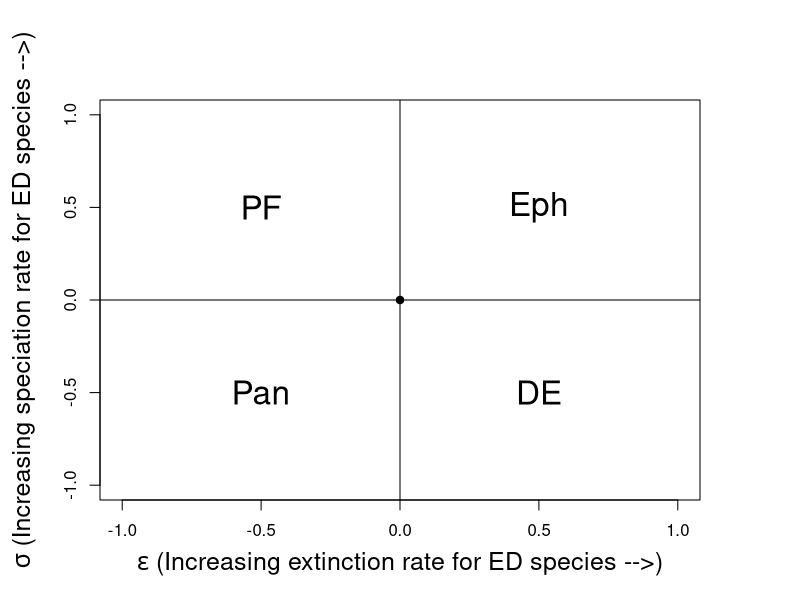
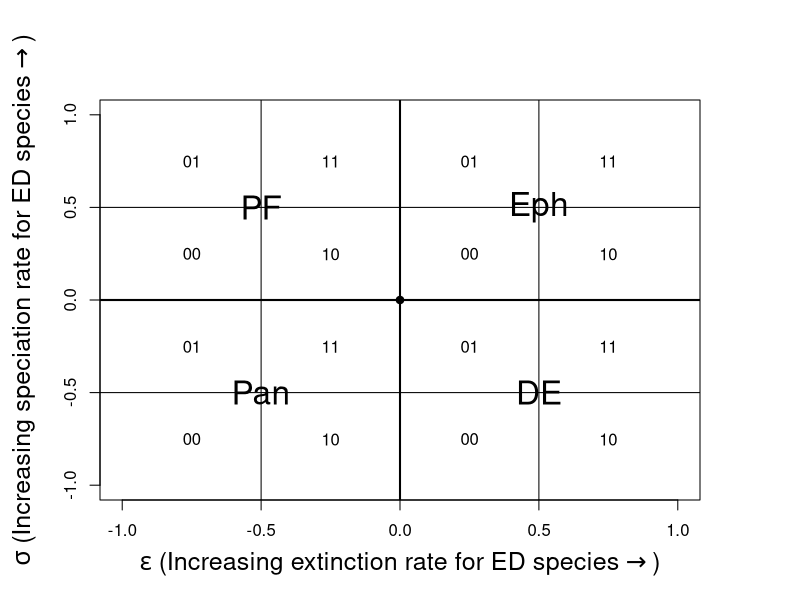

Generate these figures, in order, with R:
# 16/04/2015
# Parameter space of sig-eps

# QUADRANTS
# empty plot
par (mar=(c(4, 4, 4, 4) + 1))
xlab <- expression (paste (epsilon, ' (Increasing extinction rate for ED species -->)'))
ylab <- expression (paste (sigma, ' (Increasing speciation rate for ED species -->)'))
plot (x=0, y=0, pch=19, xlab=xlab, ylab=ylab, xlim=c(-1,1),
      ylim=c(-1,1), cex.lab=1.5)
# plot labels at different positions
abline (v=0)
abline (h=0)
sig <- c (-0.5, -0.5, 0.5, 0.5)
eps <- c (-0.5, 0.5, -0.5, 0.5)
labels <- c ('Pan', 'PF', 'DE', 'Eph')
text (sig, eps, labels=labels, cex=2)

# DECSEXTANTS
# empty plot
par (mar=(c(4, 4, 4, 4) + 1))
xlab <- expression (paste (epsilon, ' (Increasing extinction rate for ED species') %->% ')')
ylab <- expression (paste (sigma, ' (Increasing speciation rate for ED species') %->% ')')
plot (x=0, y=0, pch=19, xlab=xlab, ylab=ylab, xlim=c(-1,1),
      ylim=c(-1,1), cex.lab=1.5)
# plot labels at different positions
abline (v=0, lwd=2)
abline (v=0.5)
abline (v=-0.5)
abline (h=0, lwd=2)
abline (h=0.5)
abline (h=-0.5)
# Pan section
sig <- c (-0.75, -0.75, -0.25, -0.25)
eps <- c (-0.75, -0.25, -0.75, -0.25)
labels <- c ('00', '01', '10', '11')
text (sig, eps, labels=labels, cex=1)
text (-0.5, -0.5, labels='Pan', cex=2)
# PF
sig <- c (-0.75, -0.75, -0.25, -0.25)
eps <- c (0.75, 0.25, 0.75, 0.25)
labels <- c ('01', '00', '11', '10')
text (sig, eps, labels=labels, cex=1)
text (-0.5, 0.5, labels='PF', cex=2)
# DE
sig <- c (0.75, 0.75, 0.25, 0.25)
eps <- c (-0.75, -0.25, -0.75, -0.25)
labels <- c ('10', '11', '00', '01')
text (sig, eps, labels=labels, cex=1)
text (0.5, -0.5, labels='DE', cex=2)
# Eph
sig <- c (0.75, 0.75, 0.25, 0.25)
eps <- c (0.75, 0.25, 0.75, 0.25)
labels <- c ('11', '10', '01', '00')
text (sig, eps, labels=labels, cex=1)
text (0.5, 0.5, labels='Eph', cex=2, bg='white')